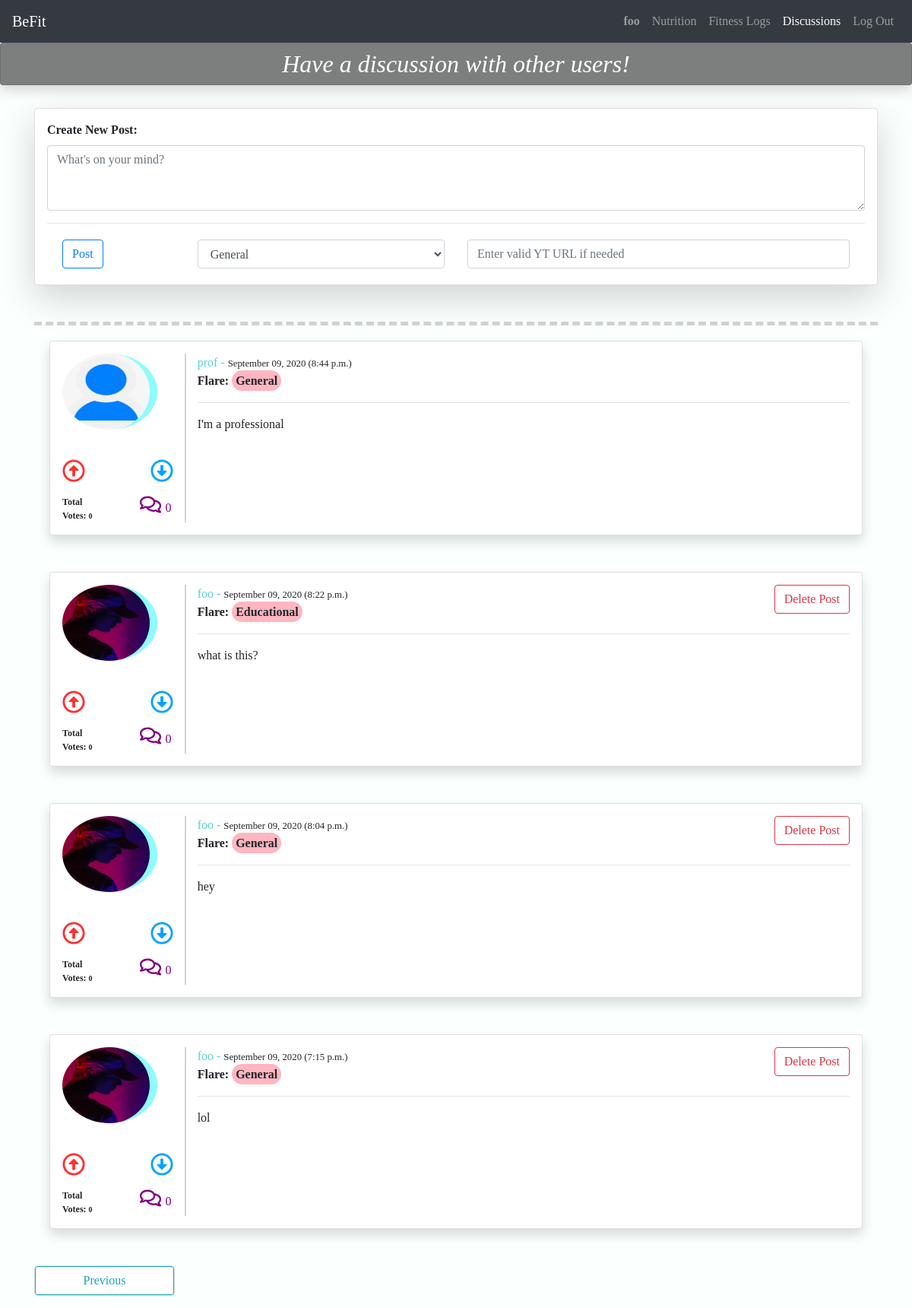
The page /discussions?page=2 (signed in) on the database its author committed.
### final_project/models.py (models this page shows, shortened)
class User(AbstractUser):
    pic = models.ImageField(default='default.jpg', upload_to='profile_pics')
    height = models.IntegerField(default=120, validators=[MaxValueValidator(250), MinValueValidator(120)], help_text='Value must be in CM, between 120-250cm')
    weight = models.IntegerField(default=30, validators=[MaxValueValidator(400), MinValueValidator(30)], help_text='Value must be in Kg, between 30-400kg')
    age = models.IntegerField(default=18, validators=[MaxValueValidator(80), MinValueValidator(13)], help_text='Must be between 13-80 years old')
    cv = models.URLField(max_length=120, blank=True)
    special_user = models.BooleanField(default=False)
    professional = models.BooleanField(default=False)

class Posts(models.Model):
    author = models.ForeignKey(User, on_delete=models.CASCADE)
    content = models.TextField()
    date = models.DateTimeField(default=timezone.now)
    flare = models.CharField(max_length=30, default='General')
    video_url = models.URLField(max_length=300, blank=True)
    likes = models.IntegerField(default=0)
    comment_count = models.IntegerField(default=0)

### final_project/views.py (the view)
# urls.py: path('discussions', Discussions.as_view(), name='discussions'),
class Discussions(ListView):
    template_name = 'final_project/discussions.html'
    model = Posts
    context_object_name = 'posts'
    ordering = ['-date']
    paginate_by = 5
    def get_context_data(self, **kwargs):
        context = super(Discussions, self).get_context_data(**kwargs)
        upvoted_posts = []
        downvoted_posts = []
        if not self.request.user.is_authenticated:
            liked_posts = False
        else:
            current_user = self.request.user
            upvoted_list = Upvotes.objects.filter(liker=current_user).all()
            downvoted_list = Downvotes.objects.filter(liker=current_user).all()
            for upvoted in upvoted_list:
                upvoted_posts.append(upvoted.post)
            for downvoted in downvoted_list:
                downvoted_posts.append(downvoted.post)
        context.update({'upvoted_posts': upvoted_posts,'downvoted_posts': downvoted_posts})
        return context

### final_project/templates/final_project/discussions.html (shortened to what this page needs)
{% extends "final_project/layout.html" %}
{% load static %}
{% block body %}
    <div id="main-content" style="display: none;">
        <h2 class="card shadow p-2 rounded" style="text-align: center; font-style: italic; margin: 0; background: rgba(0,0,0,.5);"><span style="color: white;">Have a discussion with other users!</span></h2>
        <div class="container" style="margin-top: 30px;">
            {% if user.is_authenticated %}
                <form method="POST" action="{% url 'createpost' request.user.username %}">
                    <div class="card shadow-lg p-3 mb-5 bg-white rounded" style="padding: 1rem;">
                        <strong><label for="post-text-id">Create New Post:</label></strong>
                        <textarea class="form-control" placeholder="What's on your mind?" rows="3" id="post-text-id" name="post_text"></textarea>
                        <hr>
                        <div class="row" style="margin: 5px;">
                            <div class="col-lg-2 col-2">
                                <button type="submit" class="btn btn-outline-primary">Post</button>
                            </div>
                            <div class="col-lg-4 col-6">
                                <select id="flare" class="form-control" name="flare">
                                    <option selected value="General">General</option>
                                </select>
                            </div>
                            {% if request.user.professional %}
                                <div class="col-lg-6 col-4">
                                    <input name="url" class="form-control" placeholder="Enter valid YT URL if needed" type="text" style="width: 100%;">
                                </div>
                            {% else %}
                                <div class="col-lg-6 col-4">
                                    <input name="url" class="form-control" placeholder="Enter valid YT URL if needed" type="text" value="None" style="display: none;" style="width: 100%;">
                                </div>
                            {% endif %}
                        </div>
                    </div>
                </form>
            {% endif %}
            {% for post in posts %}
                <div id="post-card-{{ post.pk }}" class="card-main" style="margin: 20px;">
                    <div class="card shadow p-3 mb-5 bg-white rounded" style="padding: 1rem;">
                        <div class="row">
                            <div class="col-lg-2 col-md-3 col-sm-4 col-4" style="border-right: 2px solid lightgrey;">
                                {% if post.author.special_user %}
                                    <img rel='tooltip' data-placement="top" title="Special User" class="rounded-circle post-img" src="{{ post.author.pic.url }}" style="border-right: 10px solid purple;">
                                {% elif post.author.professional %}
                                    <img rel='tooltip' data-placement="top" title="Professional User" class="rounded-circle post-img" src="{{ post.author.pic.url }}" style="border-right: 10px solid rgb(140, 252, 252);">
                                {% else %}
                                    <img rel='tooltip' data-placement="top" title="Normal User" class="rounded-circle post-img" src="{{ post.author.pic.url }}" style="border-right: 10px solid lightgrey;">
                                {% endif %}
                                {% if user.is_authenticated %}
                                    {% if post in upvoted_posts %}
                                        <p data-id="{{ post.pk }}">
                                            <div class="upvote float-left" data-id="{{ post.pk }}"><i id="upvote-{{ post.pk }}" data-upvoted="true" data-downvoted="false" data-id="{{ post.pk }}" style="margin-right: 10px;" class="fas fa-arrow-alt-circle-up"></i></div>
                                            <div class="downvote float-right" data-id="{{ post.pk }}"><i id="downvote-{{ post.pk }}" data-upvoted="true" data-downvoted="false" data-id="{{ post.pk }}" class="far fa-arrow-alt-circle-down"></i></div>
                                        </p>
                                    {% else %}
                                        <p data-id="{{ post.pk }}">
                                            <div class="upvote float-left" data-id="{{ post.pk }}"><i id="upvote-{{ post.pk }}" data-upvoted="false" data-downvoted="false" style="margin-right: 10px;" data-id="{{ post.pk }}" class="far fa-arrow-alt-circle-up"></i></div>
                                            <div class="downvote float-right" data-id="{{ post.pk }}"><i id="downvote-{{ post.pk }}" data-upvoted="false" data-downvoted="false" data-id="{{ post.pk }}" class="far fa-arrow-alt-circle-down"></i></div>
                                        </p>
                                    {% endif %}
                                {% endif %}
                                <div class="card-mg">
                                    <div class="row">
                                        <div class="col-6">
                                            <strong><p id='vote_count-{{ post.pk }}' class="tot_likes" style="margin: 0;">Total Votes: <span style="font-size: 10px;">{{ post.likes }}</span></p></strong>
                                        </div>
                                        <div class="col-6">
                                            <a href="{% url 'spec_post' post.pk %}"><i class="far fa-comments coms"></i><span style="margin-left: 5px; color: purple;">{{post.comment_count}}</span></a>
                                        </div>
                                    </div>
                                </div>
                            </div>
                            <div class="col-lg-10 col-md-9 col-sm-8 col-8">
                                <div class="post-data">
                                    <div style="font-size: medium;">
                                        <span style="color: rgb(94, 206, 206);">{{ post.author }} - </span>
                                        <small>{{ post.date|date:'F d, Y (P)' }}</small>
                                        {% if request.user == post.author %}
                                            <small id="delete-{{ post.pk }}" class="btn btn-outline-danger delete_btn float-right" data-id="{{ post.pk }}">Delete Post</small>
                                        {% endif %}
                                        <strong><br>Flare: <span style="background-color: lightpink; padding: 5px; border-radius: 20px;">{{ post.flare }}</span><br></strong>
                                    </div>
                                    <hr>
                                    <p id="post-{{ post.pk }}" class="post-content">{{ post.content|safe }}</p>
                                </div>
                            </div>
                        </div>
                    </div>
                </div>
            {% endfor %}
            <div class="col-2 card p-0 mb-3 rounded">
            {% if is_paginated %}
                {% if page_obj.has_previous %}
                    <a class="btn btn-outline-info" href="?page={{ page_obj.previous_page_number }}">Previous</a>
                {% endif %}
            {% endif %}
            </div>
        </div>
    </div>
{% endblock %}

### final_project/templates/final_project/layout.html (shortened to what this page needs)
{% load static %}
<!DOCTYPE html>
<html lang="en">
    <head>
        <link rel="stylesheet" href="https://stackpath.bootstrapcdn.com/bootstrap/4.4.1/css/bootstrap.min.css">
        <link href="{% static 'final_project/layoutt.css' %}" rel="stylesheet">
        <link rel="stylesheet" href="https://cdnjs.cloudflare.com/ajax/libs/animate.css/4.0.0/animate.min.css">
    </head>
    <body>
        <nav class="navbar navbar-expand-lg navbar-dark bg-dark sticky-top">
            <a class="navbar-brand" href="{% url 'index' %}" id="_home">BeFit</a>
            <div class="collapse navbar-collapse" id="navigation1">
                <ul class="navbar-nav ml-auto">
                    {% if user.is_authenticated %}
                        <li class="nav-item">
                            <a class="nav-link" href="{% url 'profile' %}" id="_profile"><strong>{{ user.username }}</strong></a>
                        </li>
                    {% endif %}
                    <li class="nav-item">
                        <a class="nav-link" href="{% url 'recipe' %}" id="_recipe">Nutrition</a>
                    </li>
                    {% if user.special_user or user.professional %}
                        <li class="nav-item">
                            <a class="nav-link" href="{% url 'fitness' %}" id="_fitness">Fitness Logs</a>
                        </li>
                    {% else %}
                        <li id="nav-disabled" class="nav-item">
                            <a class="nav-link disabled" href="#" id="_fitness">Fitness Logs</a>
                        </li>
                    {% endif %}
                    <li class="nav-item">
                        <a class="nav-link" href="{% url 'discussions' %}" id="_discussions">Discussions</a>
                    </li>
                    {% if user.is_authenticated %}
                        <li class="nav-item">
                            <a class="nav-link" href="{% url 'logout' %}">Log Out</a>
                        </li>
                    {% endif %}
                </ul>
            </div>
        </nav>
        <div class="body">
            {% block body %}
            {% endblock %}
        </div>
    </body>
</html>

### final_project/static/final_project/layoutt.css (style rules this page uses)
body { background-color: rgb(251, 255, 254); font-family: 'Perpetua'; }
.coms { color: purple; font-size: 25px; margin-left: 25%; }
.upvote, .downvote { font-size: 30px; }
.post-img { height: 100px; width: 125px; margin-bottom: 16px; }
.tot_likes { font-size: 12px; }
.card-mg { margin-top: 70px; }

### final_project/templates/final_project/discussions.html (style rules this page uses)
#_discussions { color: white; }
.upvote { color: rgb(255, 47, 47); cursor: pointer; }
.downvote { color: rgb(0, 162, 255); cursor: pointer; }

### rows shown on the page
User: username "foo"
Posts: author.pic (placeholder picture), likes "0", comment_count "0", author "prof", date "September 09, 2020 (8:44 p.m.)", flare "General", content "I'm a professional"
Posts: author.pic (picture), likes "0", comment_count "0", author "foo", date "September 09, 2020 (8:22 p.m.)", flare "Educational", content "what is this?"
Posts: author.pic (picture), likes "0", comment_count "0", author "foo", date "September 09, 2020 (8:04 p.m.)", flare "General", content "hey"
Posts: author.pic (picture), likes "0", comment_count "0", author "foo", date "September 09, 2020 (7:15 p.m.)", flare "General", content "lol"
